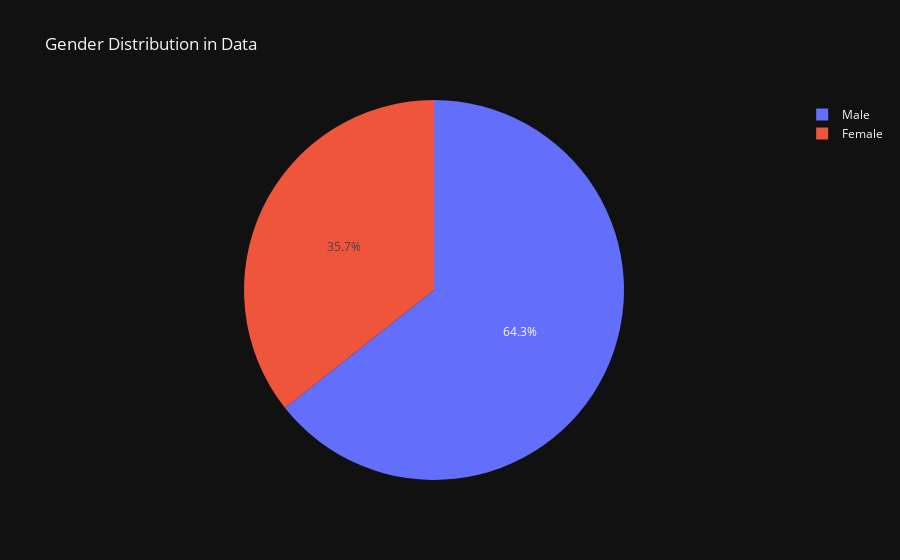

The cell this chart's notebook holds for it:
### Code cell
#basic implementations
gen_count=tips['sex'].value_counts()
gen_count
px.pie(gen_count, gen_count.index, gen_count.values,
       title='Gender Distribution in Data',
       template='plotly_dark')

### Figure 1 — Plotly figure (JSON) as saved in the notebook; plotly's stock layout.template omitted (floating-point values rounded to 4 significant figures)
{"data": [{"domain": {"x": [0, 1], "y": [0, 1]}, "hovertemplate": "sex=%{label}<br>value=%{value}<extra></extra>", "labels": ["Male", "Female"], "legendgroup": "", "name": "", "showlegend": true, "type": "pie", "values": [157, 87]}], "layout": {"legend": {"tracegroupgap": 0}, "title": {"text": "Gender Distribution in Data"}}}
